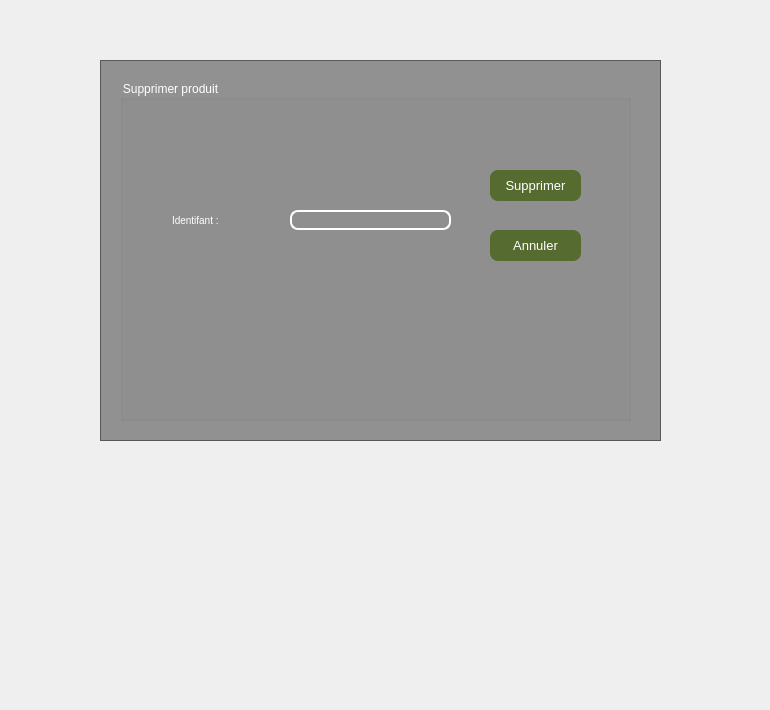
   <widget class="QWidget" name="tab_2">
    <attribute name="title">
     <string>Supprimer un fournisseur</string>
    </attribute>
    <widget class="QFrame" name="frame_19">
     <property name="geometry">
      <rect>
       <x>100</x>
       <y>60</y>
       <width>561</width>
       <height>381</height>
      </rect>
     </property>
     <property name="styleSheet">
      <string notr="true">QFrame
{background : black;
background:rgba(0,0,0,100);}</string>
     </property>
     <property name="frameShape">
      <enum>QFrame::StyledPanel</enum>
     </property>
     <property name="frameShadow">
      <enum>QFrame::Raised</enum>
     </property>
     <widget class="QGroupBox" name="groupBox_16">
      <property name="geometry">
       <rect>
        <x>20</x>
        <y>20</y>
        <width>511</width>
        <height>341</height>
       </rect>
      </property>
      <property name="styleSheet">
       <string notr="true">QGroupBox{color:white;}</string>
      </property>
      <property name="title">
       <string>Supprimer produit</string>
      </property>
      <widget class="QLineEdit" name="lineEdit_146">
       <property name="geometry">
        <rect>
         <x>170</x>
         <y>130</y>
         <width>161</width>
         <height>20</height>
        </rect>
       </property>
       <property name="styleSheet">
        <string notr="true">QLineEdit
 { background-color: transparent;
  color: #F5F5DC
;
  border: 1.5px solid white; 
border-radius: 8px;
}</string>
       </property>
       <property name="text">
        <string/>
       </property>
      </widget>
      <widget class="QLineEdit" name="lineEdit_147">
       <property name="geometry">
        <rect>
         <x>50</x>
         <y>130</y>
         <width>111</width>
         <height>21</height>
        </rect>
       </property>
       <property name="cursor">
        <cursorShape>ArrowCursor</cursorShape>
       </property>
       <property name="styleSheet">
        <string notr="true">QLineEdit {background:transparent;
border:none;
color:white;
font-size: 10px;
}</string>
       </property>
       <property name="text">
        <string>Identifant : </string>
       </property>
      </widget>
      <widget class="QPushButton" name="pushButton_29">
       <property name="geometry">
        <rect>
         <x>370</x>
         <y>90</y>
         <width>91</width>
         <height>31</height>
        </rect>
       </property>
       <property name="styleSheet">
        <string notr="true">QPushButton{border-radius: 8px;
background :#556B2F
;
color: white;
font-size:13px;
}</string>
       </property>
       <property name="text">
        <string>Supprimer</string>
       </property>
      </widget>
      <widget class="QPushButton" name="pushButton_30">
       <property name="geometry">
        <rect>
         <x>370</x>
         <y>150</y>
         <width>91</width>
         <height>31</height>
        </rect>
       </property>
       <property name="styleSheet">
        <string notr="true">QPushButton{border-radius: 8px;
background :#556B2F
;
color: white;
font-size:13px;
}</string>
       </property>
       <property name="text">
        <string>Annuler</string>
       </property>
      </widget>
     </widget>
    </widget>
    <widget class="QLabel" name="label_8">
     <property name="geometry">
      <rect>
       <x>741</x>
       <y>100</y>
       <width>20</width>
       <height>601</height>
      </rect>
     </property>
     <property name="text">
      <string/>
     </property>
     <property name="pixmap">
      <pixmap>../../Downloads/djjjj.jpg</pixmap>
     </property>
    </widget>
   </widget>
